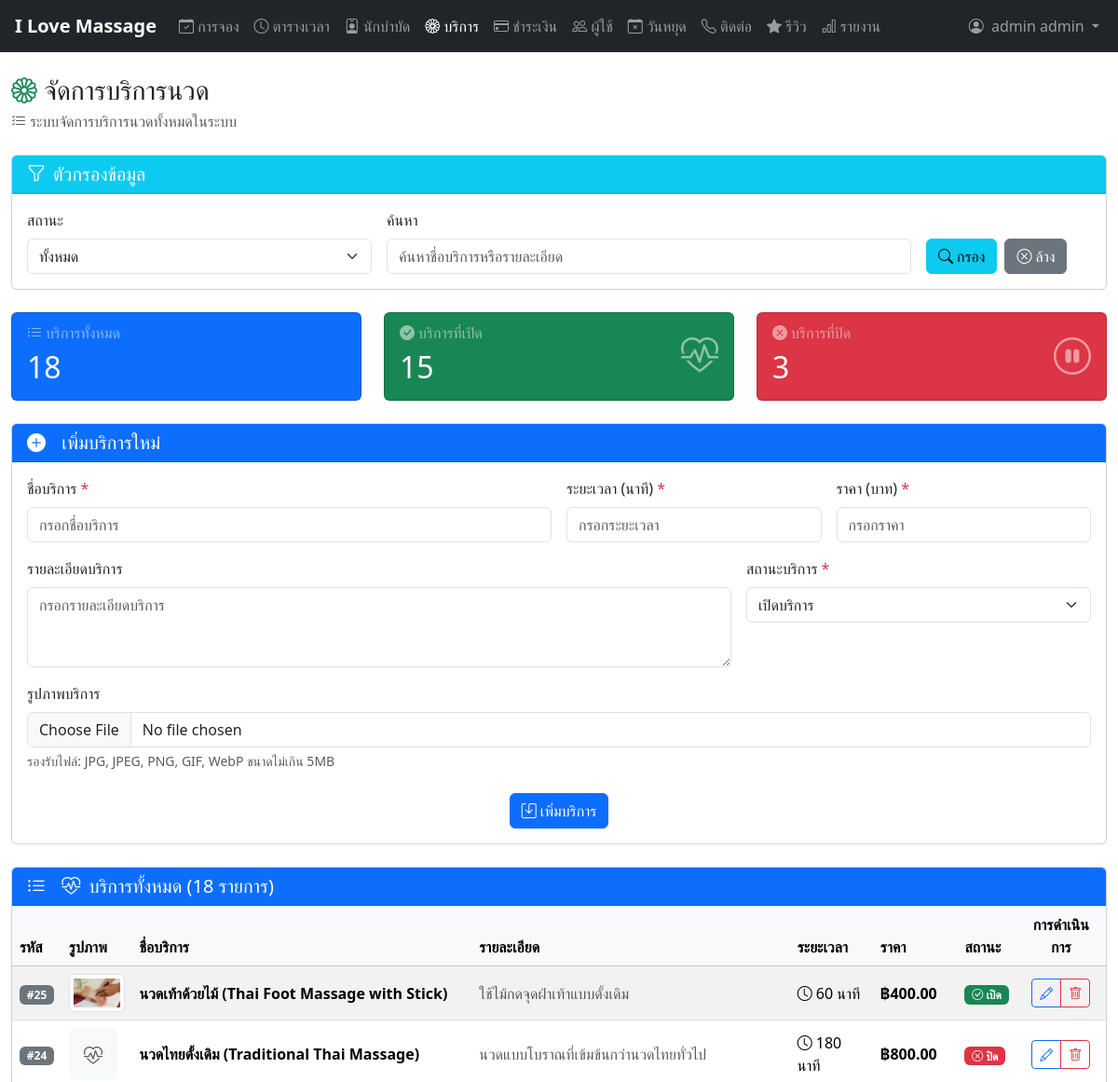
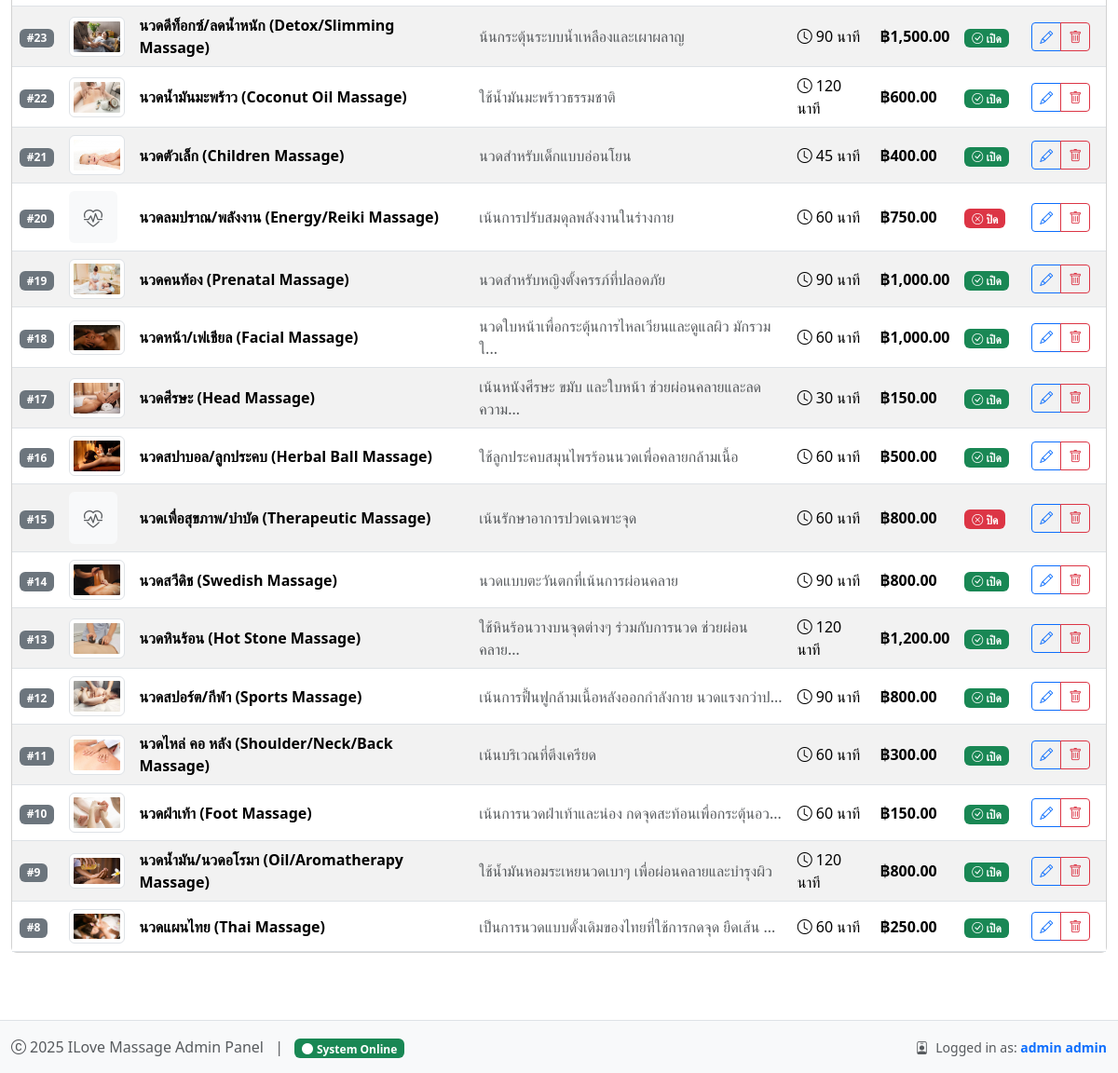
The app's page /admin/manage_services.php (signed in) with its own data (2 pictures, top to bottom).
### tables this page shows
CREATE TABLE `massage_types` (
  `massage_type_id` int(11) NOT NULL,
  `name` varchar(100) NOT NULL,
  `description` text DEFAULT NULL,
  `duration_minutes` int(11) NOT NULL,
  `price` decimal(10,2) NOT NULL,
  `image_url` varchar(255) DEFAULT NULL,
  `is_active` tinyint(1) DEFAULT 1,
  `created_at` timestamp NOT NULL DEFAULT current_timestamp(),
  `updated_at` timestamp NOT NULL DEFAULT current_timestamp() ON UPDATE current_timestamp()
);

### admin/includes/db_helper.php (called while the page is built, shortened)
<?php
class DatabaseHelper {
    private $conn;
    public function __construct($connection) {
        $this->conn = $connection;
    }
    public function execute($sql, $params = [], $types = '') {
        $stmt = $this->conn->prepare($sql);
        $result = $stmt->execute();
        return $stmt;
    }
    public function fetchAll($sql, $params = [], $types = '') {
        $stmt = $this->execute($sql, $params, $types);
        $result = $stmt->get_result();
        $rows = [];
        while ($row = $result->fetch_assoc()) {
            $rows[] = $row;
        }
        return $rows;
    }
}
?>

### admin/manage_services.php (the view, shortened to what this page needs)
<?php
require_once '../config/database.php';
require_once 'includes/db_helper.php';
$upload_dir = '../uploads/services/';
$db = new DatabaseHelper($conn);
$filter_search = $_GET['search'] ?? '';
$services = [];
try {
    $where_conditions = [];
    $where_sql = !empty($where_conditions) ? "WHERE " . implode(" AND ", $where_conditions) : "";
    $sql = "SELECT * FROM massage_types $where_sql ORDER BY created_at DESC";
    $services = $db->fetchAll($sql);
} catch (Exception $e) {
    logError('Error fetching services: ' . $e->getMessage());
    $error = 'เกิดข้อผิดพลาดในการโหลดข้อมูล';
}
?>
<!DOCTYPE html>
<html lang="th">
<head>
    <?php include '../templates/admin-head.php'; ?>
</head>
<body>
    <?php include '../templates/navbar-admin.php'; ?>
    <div class="container-fluid py-4">
        <div class="d-flex justify-content-between align-items-center mb-4">
            <div>
                <h1 class="h3 mb-1">
                    <i class="bi bi-flower1 text-success"></i>
                    จัดการบริการนวด
                </h1>
                <p class="text-muted mb-0">
                    <i class="bi bi-list-check me-1"></i>ระบบจัดการบริการนวดทั้งหมดในระบบ
                </p>
            </div>
        </div>
        <div class="card mb-4">
            <div class="card-header bg-info text-white">
                <h5 class="mb-0"><i class="bi bi-funnel me-2"></i>ตัวกรองข้อมูล</h5>
            </div>
            <div class="card-body">
                <form method="GET" class="row g-3">
                    <div class="col-md-4">
                        <label class="form-label">สถานะ</label>
                        <select name="status" class="form-select">
                            <option value="">ทั้งหมด</option>
                        </select>
                    </div>
                    <div class="col-md-6">
                        <label class="form-label">ค้นหา</label>
                        <input type="text" name="search" class="form-control"
                            placeholder="ค้นหาชื่อบริการหรือรายละเอียด"
                            value="<?= htmlspecialchars($filter_search) ?>">
                    </div>
                    <div class="col-md-2 d-flex align-items-end">
                        <button type="submit" class="btn btn-info me-2">
                            <i class="bi bi-search me-1"></i>กรอง
                        </button>
                        <a href="manage_services.php" class="btn btn-secondary">
                            <i class="bi bi-x-circle me-1"></i>ล้าง
                        </a>
                    </div>
                </form>
            </div>
        </div>
        <div class="row g-4 mb-4">
            <div class="col-12 col-sm-6 col-lg-4">
                <div class="card text-white bg-primary">
                    <div class="card-body">
                        <div class="d-flex justify-content-between align-items-center">
                            <div>
                                <h6 class="card-subtitle mb-2 text-white-50">
                                    <i class="bi bi-list-ul me-1"></i>บริการทั้งหมด
                                </h6>
                                <h2 class="card-title mb-0"><?= count($services) ?></h2>
                            </div>
                        </div>
                    </div>
                </div>
            </div>
            <div class="col-12 col-sm-6 col-lg-4">
                <div class="card text-white bg-success">
                    <div class="card-body">
                        <div class="d-flex justify-content-between align-items-center">
                            <div>
                                <h6 class="card-subtitle mb-2 text-white-50">
                                    <i class="bi bi-check-circle-fill me-1"></i>บริการที่เปิด
                                </h6>
                                <h2 class="card-title mb-0"><?= count(array_filter($services, function($s) { return $s['is_active']; })) ?></h2>
                            </div>
                            <div class="fs-1 opacity-50">
                                <i class="bi bi-heart-pulse"></i>
                            </div>
                        </div>
                    </div>
                </div>
            </div>
            <div class="col-12 col-sm-6 col-lg-4">
                <div class="card text-white bg-danger">
                    <div class="card-body">
                        <div class="d-flex justify-content-between align-items-center">
                            <div>
                                <h6 class="card-subtitle mb-2 text-white-50">
                                    <i class="bi bi-x-circle-fill me-1"></i>บริการที่ปิด
                                </h6>
                                <h2 class="card-title mb-0"><?= count(array_filter($services, function($s) { return !$s['is_active']; })) ?></h2>
                            </div>
                            <div class="fs-1 opacity-50">
                                <i class="bi bi-pause-circle"></i>
                            </div>
                        </div>
                    </div>
                </div>
            </div>
        </div>
        <div class="card mb-4">
            <div class="card-header bg-primary text-white">
                <h5 class="mb-0">
                    <i class="bi bi-plus-circle-fill me-2"></i>
                    เพิ่มบริการใหม่
                </h5>
            </div>
            <div class="card-body">
                <form method="POST" enctype="multipart/form-data" class="needs-validation" novalidate>
                    <div class="row g-3">
                        <div class="col-md-6">
                            <label class="form-label">ชื่อบริการ <span class="text-danger">*</span></label>
                            <input type="text" name="name" class="form-control" placeholder="กรอกชื่อบริการ" required>
                        </div>
                        <div class="col-md-3">
                            <label class="form-label">ระยะเวลา (นาที) <span class="text-danger">*</span></label>
                            <input type="number" name="duration_minutes" class="form-control" min="15" max="180" placeholder="กรอกระยะเวลา" required>
                        </div>
                        <div class="col-md-3">
                            <label class="form-label">ราคา (บาท) <span class="text-danger">*</span></label>
                            <input type="number" name="price" class="form-control" step="0.01" min="0" placeholder="กรอกราคา" required>
                        </div>
                        <div class="col-md-8">
                            <label class="form-label">รายละเอียดบริการ</label>
                            <textarea name="description" class="form-control" rows="3" placeholder="กรอกรายละเอียดบริการ"></textarea>
                        </div>
                        <div class="col-md-4">
                            <label class="form-label">สถานะบริการ <span class="text-danger">*</span></label>
                            <select name="is_active" class="form-select" required>
                                <option value="1" selected>เปิดบริการ</option>
                            </select>
                        </div>
                        <div class="col-12">
                            <label class="form-label">รูปภาพบริการ</label>
                            <input type="file" name="image" class="form-control" accept="image/*" onchange="previewImage(this, 'addPreview')">
                            <div class="form-text">รองรับไฟล์: JPG, JPEG, PNG, GIF, WebP ขนาดไม่เกิน 5MB</div>
                        </div>
                        <div class="col-12 text-center">
                            <button type="submit" class="btn btn-primary">
                                <i class="bi bi-save"></i> เพิ่มบริการ
                            </button>
                        </div>
                    </div>
                </form>
            </div>
        </div>
        <div class="card">
            <div class="card-header bg-primary text-white">
                <h5 class="mb-0">
                    <i class="bi bi-list-ul me-2"></i>
                    <i class="bi bi-heart-pulse me-1"></i>
                    บริการทั้งหมด (<?= count($services) ?> รายการ)
                </h5>
            </div>
            <div class="card-body p-0">
                <div class="table-responsive">
                    <table class="table table-hover table-striped align-middle mb-0">
                        <thead class="table-light">
                            <tr>
                                <th>รหัส</th>
                                <th>รูปภาพ</th>
                                <th>ชื่อบริการ</th>
                                <th>รายละเอียด</th>
                                <th>ระยะเวลา</th>
                                <th>ราคา</th>
                                <th>สถานะ</th>
                                <th class="text-center">การดำเนินการ</th>
                            </tr>
                        </thead>
                        <tbody>
                            <?php foreach ($services as $service): ?>
                            <tr>
                                <td>
                                    <span class="badge bg-secondary">#<?= $service['massage_type_id'] ?></span>
                                </td>
                                <td>
                                    <?php if ($service['image_url']): ?>
                                    <img src="<?= $upload_dir . $service['image_url'] ?>"
                                         alt="<?= htmlspecialchars($service['name']) ?>"
                                         class="rounded img-thumbnail"
                                         width="60" height="60">
                                    <?php else: ?>
                                    <span class="badge bg-light text-muted p-3">
                                        <i class="bi bi-heart-pulse fs-5"></i>
                                    </span>
                                    <?php endif; ?>
                                </td>
                                <td>
                                    <strong><?= htmlspecialchars($service['name']) ?></strong>
                                </td>
                                <td>
                                    <?php if ($service['description']): ?>
                                    <span class="text-muted"><?= htmlspecialchars(mb_substr($service['description'], 0, 50)) ?><?= mb_strlen($service['description']) > 50 ? '...' : '' ?></span>
                                    <?php else: ?>
                                    <span class="text-muted">-</span>
                                    <?php endif; ?>
                                </td>
                                <td>
                                    <i class="bi bi-clock"></i> <?= $service['duration_minutes'] ?> นาที
                                </td>
                                <td class="fw-bold">
                                    ฿<?= number_format($service['price'], 2) ?>
                                </td>
                                <td>
                                    <span class="badge bg-<?= $service['is_active'] ? 'success' : 'danger' ?>">
                                        <i class="bi bi-<?= $service['is_active'] ? 'check' : 'x' ?>-circle"></i>
                                        <?= $service['is_active'] ? 'เปิด' : 'ปิด' ?>
                                    </span>
                                </td>
                                <td class="text-center">
                                    <div class="btn-group btn-group-sm">
                                        <button class="btn btn-outline-primary" data-bs-toggle="modal"
                                                data-bs-target="#editModal<?= $service['massage_type_id'] ?>"
                                                title="แก้ไข">
                                            <i class="bi bi-pencil"></i>
                                        </button>
                                        <button class="btn btn-outline-danger" data-bs-toggle="modal"
                                                data-bs-target="#deleteModal<?= $service['massage_type_id'] ?>"
                                                title="ลบ">
                                            <i class="bi bi-trash"></i>
                                        </button>
                                    </div>
                                </td>
                            </tr>
                            <?php endforeach; ?>
                        </tbody>
                    </table>
                </div>
            </div>
        </div>
    </div>
    <?php include '../templates/footer-admin.php'; ?>
</body>
</html>

### admin/css/admin-simple.css (style rules this page uses)
.container-fluid { max-width: 1400px; }

### records on screen
massage_types: massage_type_id "25", image_url (picture), name "นวดเท้าด้วยไม้ (Thai Foot Massage with Stick)", description "ใช้ไม้กดจุดฝ่าเท้าแบบดั้งเดิม", duration_minutes "60", price "400.00", is_active 1 (drawn)
massage_types: massage_type_id "24", name "นวดไทยดั้งเดิม (Traditional Thai Massage)", description "นวดแบบโบราณที่เข้มข้นกว่านวดไทยทั่วไป", duration_minutes "180", price "800.00", is_active 0 (drawn)
massage_types: massage_type_id "23", image_url (picture), name "นวดดีท็อกซ์/ลดน้ำหนัก (Detox/Slimming Massage)", description "น้นกระตุ้นระบบน้ำเหลืองและเผาผลาญ", duration_minutes "90", price "1,500.00", is_active 1 (drawn)
massage_types: massage_type_id "22", image_url (picture), name "นวดน้ำมันมะพร้าว (Coconut Oil Massage)", description "ใช้น้ำมันมะพร้าวธรรมชาติ", duration_minutes "120", price "600.00", is_active 1 (drawn)
massage_types: massage_type_id "21", image_url (picture), name "นวดตัวเล็ก (Children Massage)", description "นวดสำหรับเด็กแบบอ่อนโยน", duration_minutes "45", price "400.00", is_active 1 (drawn)
massage_types: massage_type_id "20", name "นวดลมปราณ/พลังงาน (Energy/Reiki Massage)", description "เน้นการปรับสมดุลพลังงานในร่างกาย", duration_minutes "60", price "750.00", is_active 0 (drawn)
massage_types: massage_type_id "19", image_url (picture), name "นวดคนท้อง (Prenatal Massage)", description "นวดสำหรับหญิงตั้งครรภ์ที่ปลอดภัย", duration_minutes "90", price "1,000.00", is_active 1 (drawn)
massage_types: massage_type_id "18", image_url (picture), name "นวดหน้า/เฟเชียล (Facial Massage)", description "นวดใบหน้าเพื่อกระตุ้นการไหลเวียนและดูแลผิว มักรวมใ", duration_minutes "60", price "1,000.00", is_active 1 (drawn)
massage_types: massage_type_id "17", image_url (picture), name "นวดศีรษะ (Head Massage)", description "เน้นหนังศีรษะ ขมับ และใบหน้า ช่วยผ่อนคลายและลดความ", duration_minutes "30", price "150.00", is_active 1 (drawn)
massage_types: massage_type_id "16", image_url (picture), name "นวดสปาบอล/ลูกประคบ (Herbal Ball Massage)", description "ใช้ลูกประคบสมุนไพรร้อนนวดเพื่อคลายกล้ามเนื้อ", duration_minutes "60", price "500.00", is_active 1 (drawn)
massage_types: massage_type_id "15", name "นวดเพื่อสุขภาพ/บำบัด (Therapeutic Massage)", description "เน้นรักษาอาการปวดเฉพาะจุด", duration_minutes "60", price "800.00", is_active 0 (drawn)
massage_types: massage_type_id "14", image_url (picture), name "นวดสวีดิช (Swedish Massage)", description "นวดแบบตะวันตกที่เน้นการผ่อนคลาย", duration_minutes "90", price "800.00", is_active 1 (drawn)
massage_types: massage_type_id "13", image_url (picture), name "นวดหินร้อน (Hot Stone Massage)", description "ใช้หินร้อนวางบนจุดต่างๆ ร่วมกับการนวด ช่วยผ่อนคลาย", duration_minutes "120", price "1,200.00", is_active 1 (drawn)
massage_types: massage_type_id "12", image_url (picture), name "นวดสปอร์ต/กีฬา (Sports Massage)", description "เน้นการฟื้นฟูกล้ามเนื้อหลังออกกำลังกาย นวดแรงกว่าป", duration_minutes "90", price "800.00", is_active 1 (drawn)
massage_types: massage_type_id "11", image_url (picture), name "นวดไหล่ คอ หลัง (Shoulder/Neck/Back Massage)", description "เน้นบริเวณที่ตึงเครียด", duration_minutes "60", price "300.00", is_active 1 (drawn)
massage_types: massage_type_id "10", image_url (picture), name "นวดฝ่าเท้า (Foot Massage)", description "เน้นการนวดฝ่าเท้าและน่อง กดจุดสะท้อนเพื่อกระตุ้นอว", duration_minutes "60", price "150.00", is_active 1 (drawn)
massage_types: massage_type_id "9", image_url (picture), name "นวดน้ำมัน/นวดอโรมา (Oil/Aromatherapy Massage)", description "ใช้น้ำมันหอมระเหยนวดเบาๆ เพื่อผ่อนคลายและบำรุงผิว", duration_minutes "120", price "800.00", is_active 1 (drawn)
massage_types: massage_type_id "8", image_url (picture), name "นวดแผนไทย (Thai Massage)", description "เป็นการนวดแบบดั้งเดิมของไทยที่ใช้การกดจุด ยืดเส้น", duration_minutes "60", price "250.00", is_active 1 (drawn)

### other values on screen
$_SESSION['full_name'] "admin admin"
count($services) "18"
